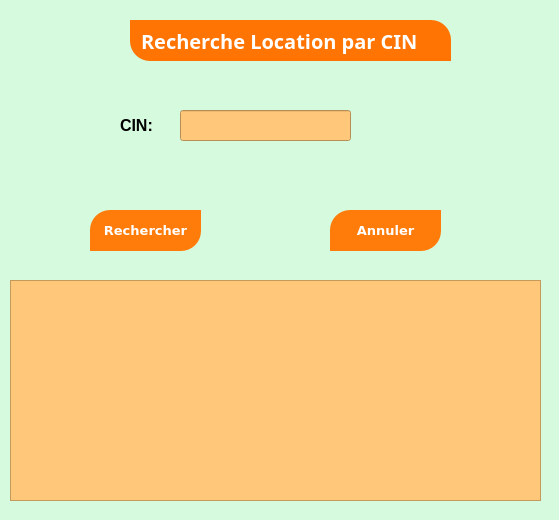
<?xml version="1.0" encoding="UTF-8"?>
<ui version="4.0">
 <class>Form</class>
 <widget class="QWidget" name="Form">
  <property name="geometry">
   <rect>
    <x>0</x>
    <y>0</y>
    <width>559</width>
    <height>520</height>
   </rect>
  </property>
  <property name="windowTitle">
   <string>Form</string>
  </property>
  <property name="styleSheet">
   <string notr="true">background-color: rgb(214, 250, 222);</string>
  </property>
  <widget class="QLabel" name="label">
   <property name="geometry">
    <rect>
     <x>130</x>
     <y>20</y>
     <width>321</width>
     <height>41</height>
    </rect>
   </property>
   <property name="font">
    <font>
     <family>Montserrat</family>
     <pointsize>15</pointsize>
     <weight>75</weight>
     <bold>true</bold>
    </font>
   </property>
   <property name="styleSheet">
    <string notr="true">color:white;
background-color: rgb(255, 116, 3);
text-align:center;
padding:5px;
border-top-right-radius: 20px;
border-bottom-left-radius: 20px;</string>
   </property>
   <property name="text">
    <string>Recherche Location par CIN</string>
   </property>
  </widget>
  <widget class="QLabel" name="label_2">
   <property name="geometry">
    <rect>
     <x>120</x>
     <y>115</y>
     <width>71</width>
     <height>21</height>
    </rect>
   </property>
   <property name="font">
    <font>
     <pointsize>12</pointsize>
     <weight>75</weight>
     <bold>true</bold>
    </font>
   </property>
   <property name="text">
    <string>CIN:</string>
   </property>
  </widget>
  <widget class="QLineEdit" name="lineEdit">
   <property name="geometry">
    <rect>
     <x>180</x>
     <y>110</y>
     <width>171</width>
     <height>31</height>
    </rect>
   </property>
   <property name="font">
    <font>
     <pointsize>10</pointsize>
    </font>
   </property>
   <property name="styleSheet">
    <string notr="true">background-color: rgb(255, 199, 121);</string>
   </property>
  </widget>
  <widget class="QPushButton" name="pushButton">
   <property name="geometry">
    <rect>
     <x>90</x>
     <y>210</y>
     <width>111</width>
     <height>41</height>
    </rect>
   </property>
   <property name="font">
    <font>
     <family>Verdana</family>
     <pointsize>10</pointsize>
     <weight>75</weight>
     <bold>true</bold>
    </font>
   </property>
   <property name="styleSheet">
    <string notr="true">
color:white;
background-color: rgb(255, 124, 10);

padding:5px;
border-top-left-radius: 20px;
border-bottom-right-radius: 20px;</string>
   </property>
   <property name="text">
    <string>Rechercher</string>
   </property>
  </widget>
  <widget class="QPushButton" name="pushButton_2">
   <property name="geometry">
    <rect>
     <x>330</x>
     <y>210</y>
     <width>111</width>
     <height>41</height>
    </rect>
   </property>
   <property name="font">
    <font>
     <family>Verdana</family>
     <pointsize>10</pointsize>
     <weight>75</weight>
     <bold>true</bold>
    </font>
   </property>
   <property name="styleSheet">
    <string notr="true">
color:white;
background-color: rgb(255, 124, 10);

padding:5px;
border-top-left-radius: 20px;
border-bottom-right-radius: 20px;</string>
   </property>
   <property name="text">
    <string>Annuler</string>
   </property>
  </widget>
  <widget class="QLabel" name="label_4">
   <property name="geometry">
    <rect>
     <x>460</x>
     <y>60</y>
     <width>71</width>
     <height>61</height>
    </rect>
   </property>
   <property name="styleSheet">
    <string notr="true">image: url(:/newPrefix/reche.jpg);</string>
   </property>
   <property name="text">
    <string/>
   </property>
  </widget>
  <widget class="QTextEdit" name="textEdit">
   <property name="geometry">
    <rect>
     <x>10</x>
     <y>280</y>
     <width>531</width>
     <height>221</height>
    </rect>
   </property>
   <property name="styleSheet">
    <string notr="true">background-color: rgb(255, 199, 121);</string>
   </property>
  </widget>
 </widget>
 <resources>
  <include location="lllll.qrc"/>
 </resources>
 <connections/>
</ui>
